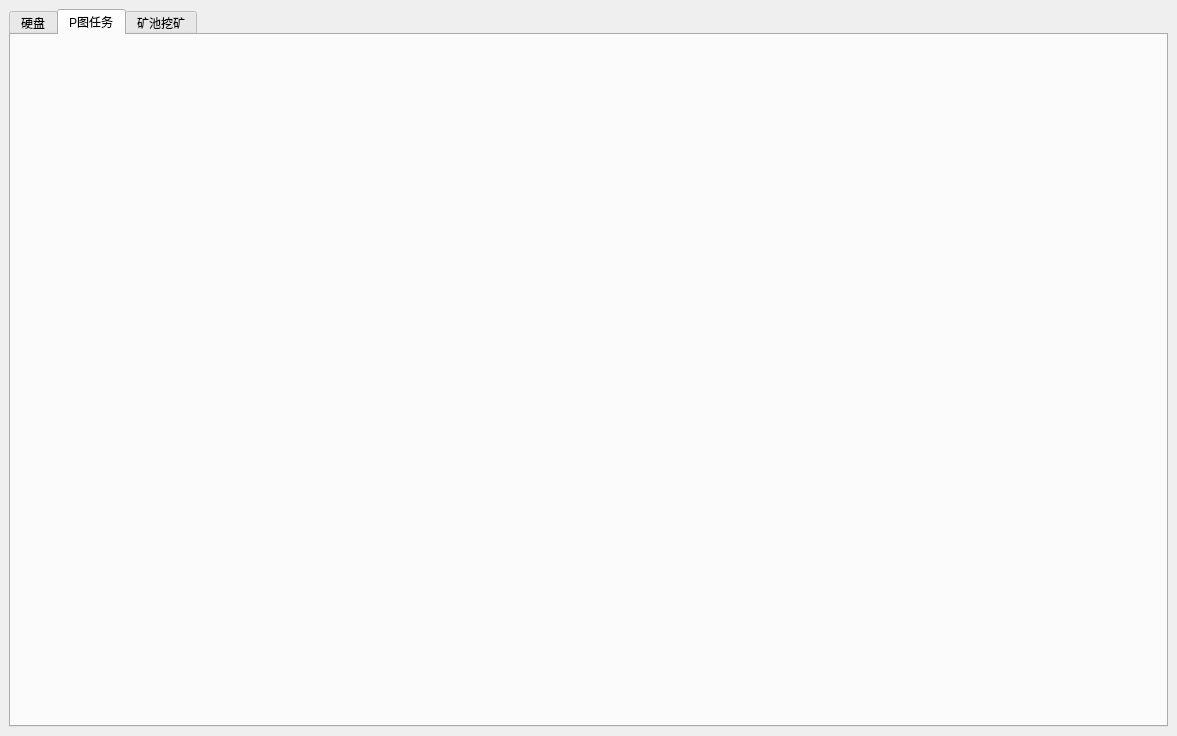
<?xml version="1.0" encoding="UTF-8"?>
<ui version="4.0">
 <class>MainWindow</class>
 <widget class="QMainWindow" name="MainWindow">
  <property name="geometry">
   <rect>
    <x>0</x>
    <y>0</y>
    <width>1177</width>
    <height>736</height>
   </rect>
  </property>
  <property name="windowTitle">
   <string>ChiaTools</string>
  </property>
  <widget class="QWidget" name="centralwidget">
   <layout class="QVBoxLayout" name="verticalLayout">
    <item>
     <widget class="QTabWidget" name="tabWidget">
      <property name="currentIndex">
       <number>1</number>
      </property>
      <widget class="QWidget" name="tabFolders">
       <attribute name="title">
        <string>硬盘</string>
       </attribute>
       <layout class="QVBoxLayout" name="verticalLayout_2">
        <property name="leftMargin">
         <number>0</number>
        </property>
        <property name="topMargin">
         <number>0</number>
        </property>
        <property name="rightMargin">
         <number>0</number>
        </property>
        <property name="bottomMargin">
         <number>0</number>
        </property>
        <item>
         <widget class="FoldersWidget" name="tabFoldersWidget" native="true"/>
        </item>
       </layout>
      </widget>
      <widget class="QWidget" name="tabPlot">
       <attribute name="title">
        <string>P图任务</string>
       </attribute>
       <layout class="QVBoxLayout" name="verticalLayout_5">
        <property name="leftMargin">
         <number>0</number>
        </property>
        <property name="topMargin">
         <number>0</number>
        </property>
        <property name="rightMargin">
         <number>0</number>
        </property>
        <property name="bottomMargin">
         <number>0</number>
        </property>
        <item>
         <widget class="PlotWidget" name="tabPlotWidget" native="true"/>
        </item>
       </layout>
      </widget>
      <widget class="QWidget" name="tabMine">
       <attribute name="title">
        <string>矿池挖矿</string>
       </attribute>
       <layout class="QVBoxLayout" name="verticalLayout_6">
        <property name="leftMargin">
         <number>0</number>
        </property>
        <property name="topMargin">
         <number>0</number>
        </property>
        <property name="rightMargin">
         <number>0</number>
        </property>
        <property name="bottomMargin">
         <number>0</number>
        </property>
        <item>
         <widget class="MineWidget" name="tabMineWidget" native="true"/>
        </item>
       </layout>
      </widget>
     </widget>
    </item>
   </layout>
  </widget>
 </widget>
 <customwidgets>
  <customwidget>
   <class>FoldersWidget</class>
   <extends>QWidget</extends>
   <header>widgets.FoldersWidget</header>
   <container>1</container>
  </customwidget>
  <customwidget>
   <class>PlotWidget</class>
   <extends>QWidget</extends>
   <header>widgets.PlotWidget</header>
   <container>1</container>
  </customwidget>
  <customwidget>
   <class>MineWidget</class>
   <extends>QWidget</extends>
   <header>widgets.MineWidget</header>
   <container>1</container>
  </customwidget>
 </customwidgets>
 <resources/>
 <connections/>
</ui>
